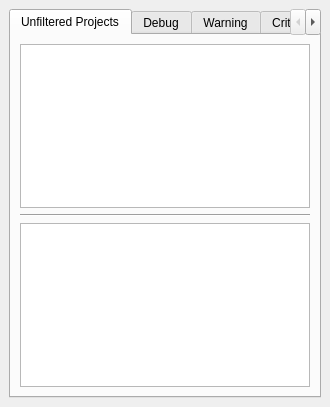
<?xml version="1.0" encoding="UTF-8"?>
<ui version="4.0">
 <class>DebugDockWidget</class>
 <widget class="pDockWidget" name="DebugDockWidget">
  <property name="geometry">
   <rect>
    <x>0</x>
    <y>0</y>
    <width>330</width>
    <height>407</height>
   </rect>
  </property>
  <widget class="QWidget" name="centralwidget">
   <layout class="QVBoxLayout" name="verticalLayout">
    <item>
     <widget class="QTabWidget" name="twPages">
      <property name="currentIndex">
       <number>0</number>
      </property>
      <widget class="QWidget" name="wProjects">
       <attribute name="title">
        <string>Unfiltered Projects</string>
       </attribute>
       <layout class="QVBoxLayout" name="verticalLayout_2">
        <item>
         <widget class="QTreeView" name="tvProjects"/>
        </item>
        <item>
         <widget class="Line" name="line">
          <property name="orientation">
           <enum>Qt::Horizontal</enum>
          </property>
         </widget>
        </item>
        <item>
         <widget class="QTreeView" name="tvFilteredProjects"/>
        </item>
       </layout>
      </widget>
      <widget class="QWidget" name="wDebug">
       <attribute name="title">
        <string>Debug</string>
       </attribute>
       <layout class="QVBoxLayout" name="verticalLayout_3">
        <item>
         <widget class="QPlainTextEdit" name="pteDebug">
          <property name="tabChangesFocus">
           <bool>true</bool>
          </property>
          <property name="undoRedoEnabled">
           <bool>false</bool>
          </property>
          <property name="readOnly">
           <bool>true</bool>
          </property>
          <property name="tabStopWidth">
           <number>40</number>
          </property>
         </widget>
        </item>
       </layout>
      </widget>
      <widget class="QWidget" name="wWarning">
       <attribute name="title">
        <string>Warning</string>
       </attribute>
       <layout class="QVBoxLayout" name="verticalLayout_4">
        <item>
         <widget class="QPlainTextEdit" name="pteWarning">
          <property name="tabChangesFocus">
           <bool>true</bool>
          </property>
          <property name="undoRedoEnabled">
           <bool>false</bool>
          </property>
          <property name="readOnly">
           <bool>true</bool>
          </property>
          <property name="tabStopWidth">
           <number>40</number>
          </property>
         </widget>
        </item>
       </layout>
      </widget>
      <widget class="QWidget" name="wCritical">
       <attribute name="title">
        <string>Critical</string>
       </attribute>
       <layout class="QVBoxLayout" name="verticalLayout_5">
        <item>
         <widget class="QPlainTextEdit" name="pteCritical">
          <property name="tabChangesFocus">
           <bool>true</bool>
          </property>
          <property name="undoRedoEnabled">
           <bool>false</bool>
          </property>
          <property name="readOnly">
           <bool>true</bool>
          </property>
          <property name="tabStopWidth">
           <number>40</number>
          </property>
         </widget>
        </item>
       </layout>
      </widget>
      <widget class="QWidget" name="wFatal">
       <attribute name="title">
        <string>Fatal</string>
       </attribute>
       <layout class="QVBoxLayout" name="verticalLayout_6">
        <item>
         <widget class="QPlainTextEdit" name="pteFatal">
          <property name="tabChangesFocus">
           <bool>true</bool>
          </property>
          <property name="undoRedoEnabled">
           <bool>false</bool>
          </property>
          <property name="readOnly">
           <bool>true</bool>
          </property>
          <property name="tabStopWidth">
           <number>40</number>
          </property>
         </widget>
        </item>
       </layout>
      </widget>
     </widget>
    </item>
   </layout>
  </widget>
  <action name="aShowXml">
   <property name="text">
    <string>Show Xml</string>
   </property>
  </action>
 </widget>
 <customwidgets>
  <customwidget>
   <class>pDockWidget</class>
   <extends>QDockWidget</extends>
   <header>pDockWidget.h</header>
   <container>1</container>
  </customwidget>
 </customwidgets>
 <resources/>
 <connections/>
</ui>
